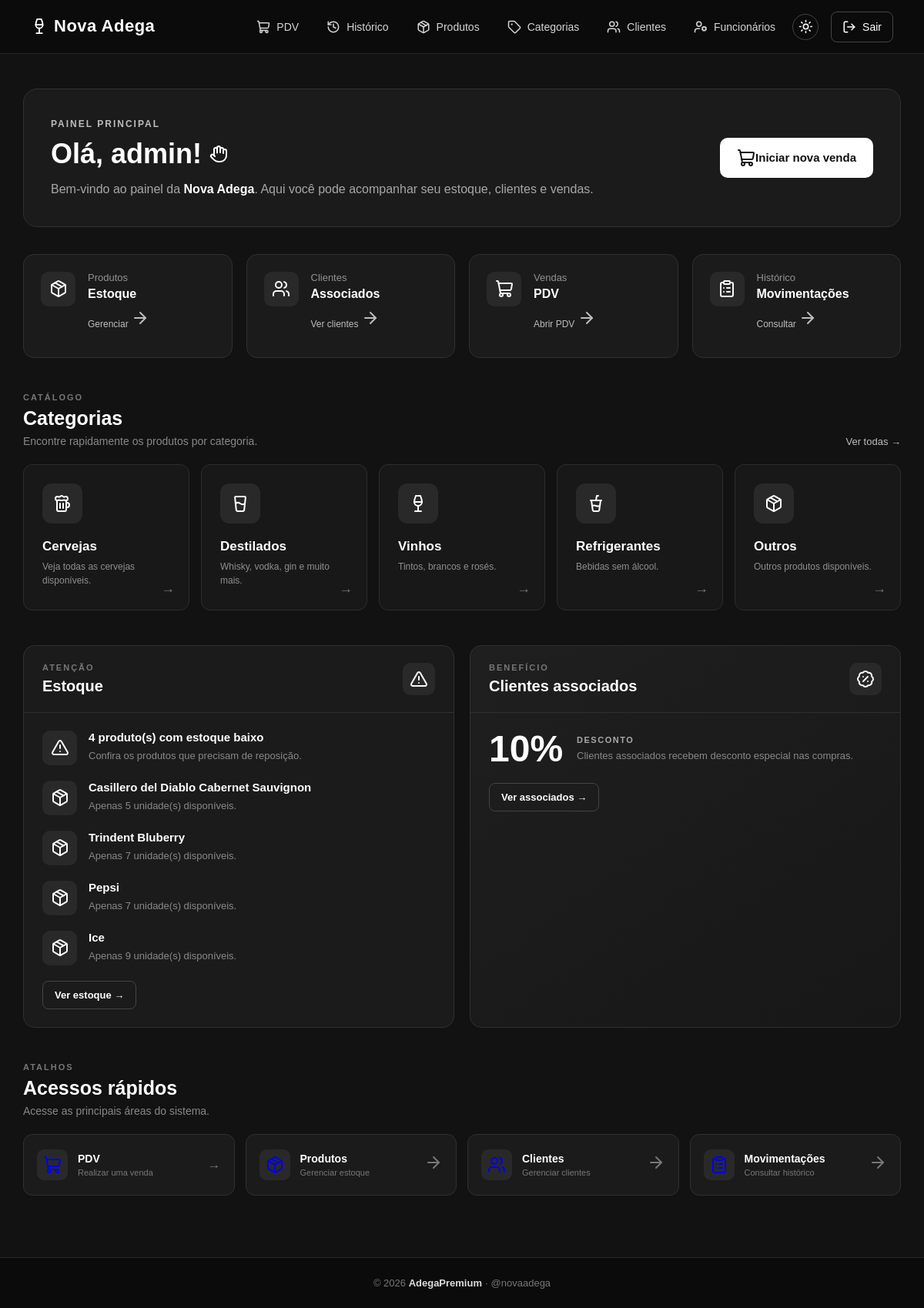
The app's page / (signed in), older data.
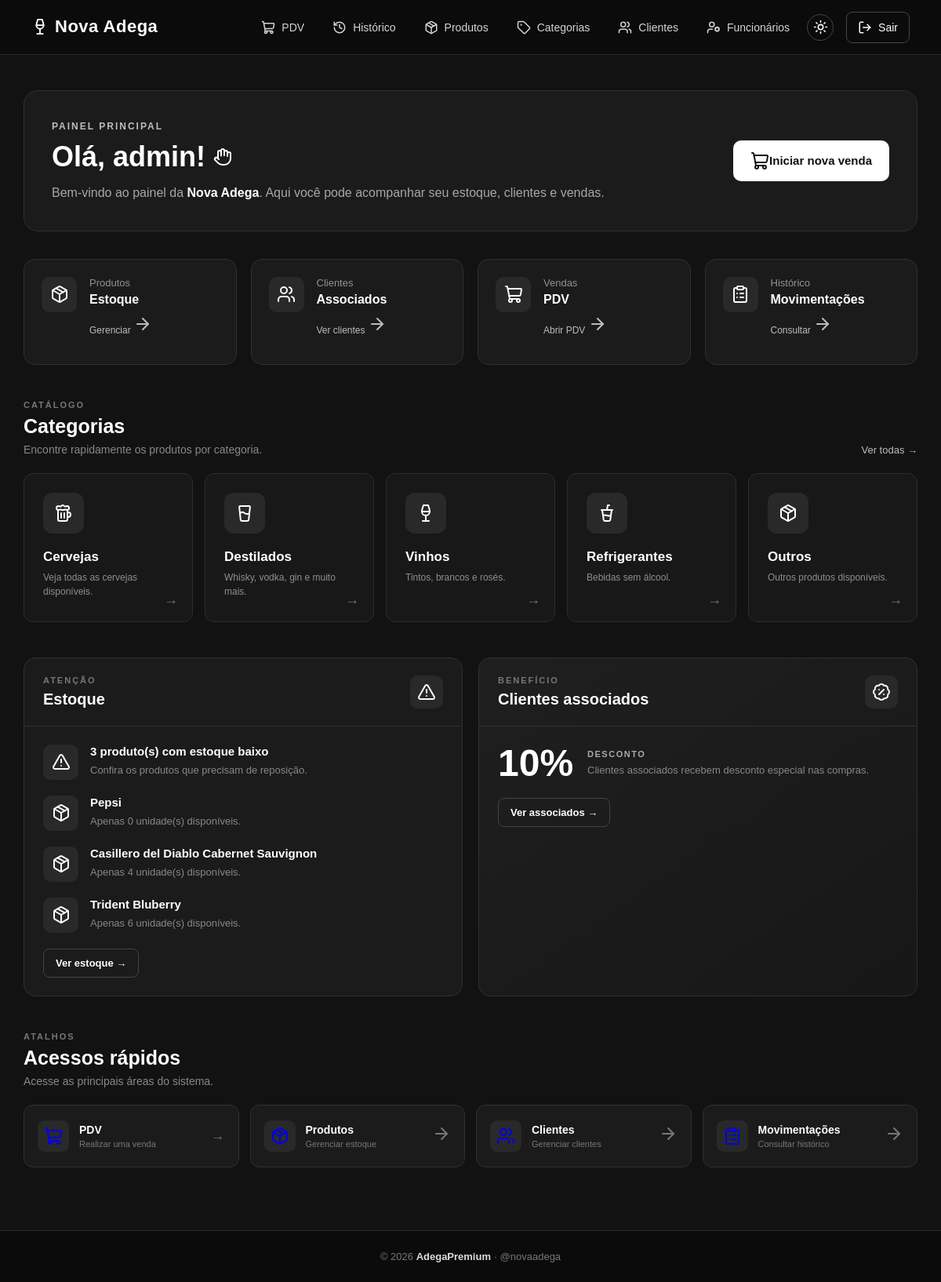
The same page, newer data.
### app/models/produto.py (models this page shows, shortened)
class Produto(Base):
    __tablename__ = "produtos"
    id = Column(Integer, primary_key=True, autoincrement=True, index=True)
    nome = Column(String(150), nullable=False, index=True)
    preco = Column(Float, nullable=False, default=0.0)
    estoque_atual = Column(Integer, nullable=False, default=0)
    ativo = Column(Boolean, default=True)
    imagem_path = Column(String(255), nullable=True)
    categoria_id = Column(Integer, ForeignKey("categorias.id", ondelete="SET NULL"), nullable=True )
    categoria = relationship("Categoria", back_populates="produtos")

### app/main.py (the view)
@app.get("/")
def tela_inicial(
    request: Request,
    usuario=Depends(get_usuario_opcional),
    db: Session = Depends(get_db)
):
    if usuario is None:
        return templates.TemplateResponse(
            request,
            "index.html",
            {"request": request}
        )
    consulta_estoque_baixo = (
        db.query(Produto)
        .filter(
            Produto.ativo == True,
            Produto.estoque_atual <= 10
        )
        .order_by(Produto.estoque_atual.asc())
    )
    total_estoque_baixo = consulta_estoque_baixo.count()
    produtos_estoque_baixo = (
        consulta_estoque_baixo
        .limit(5)
        .all()
    )
    return templates.TemplateResponse(
        request,
        "home.html",
        {
            "request": request,
            "usuario": usuario,
            "produtos_estoque_baixo": produtos_estoque_baixo,
            "total_estoque_baixo": total_estoque_baixo
        }
    )

### app/templates/home.html (shortened to what the changed rows need)
{% extends "base.html" %}
{% block content %}
<main class="home-container">
    <section class="boas-vindas">
        <div class="boas-vindas-texto">
            <h1>
                Olá, {{ usuario.nome }}!
                <i data-lucide="hand"></i>
            </h1>
        </div>
    </section>
    <section class="secao">
        <div class="titulo-secao">
            <div>
                <h2>Categorias</h2>
            </div>
        </div>
    </section>
    <section class="area-inferior">
        <div class="painel">
            <div class="painel-cabecalho">
                <div>
                    <h2>Estoque</h2>
                </div>
            </div>
            <div class="painel-conteudo">
                {% if total_estoque_baixo > 0 %}
                <div class="estoque-status">
                    <div class="status-icone">
                        <i data-lucide="alert-triangle"></i>
                    </div>
                    <div>
                        <strong>
                            {{ total_estoque_baixo }}
                            produto(s) com estoque baixo
                        </strong>
                        <p>
                            Confira os produtos que precisam de reposição.
                        </p>
                    </div>
                </div>
                {% for produto in produtos_estoque_baixo %}
                <div class="estoque-status">
                    <div class="status-icone">
                        <i data-lucide="package"></i>
                    </div>
                    <div>
                        <strong>{{ produto.nome }}</strong>
                        <p>
                            Apenas {{ produto.estoque_atual }}
                            unidade(s) disponíveis.
                        </p>
                    </div>
                </div>
                {% endfor %}
                {% endif %}
            </div>
        </div>
        <div class="painel painel-associados">
            <div class="painel-cabecalho">
                <div>
                    <h2>Clientes associados</h2>
                </div>
            </div>
        </div>
    </section>
    <section class="acessos-rapidos">
        <div class="titulo-secao">
            <div>
                <h2>Acessos rápidos</h2>
            </div>
        </div>
    </section>
</main>
{% endblock %}

Row changes from the older to the newer data that the page shows:
no longer on this page (row edited): Produto: nome "Ice", estoque_atual "9"
changed Produto "Pepsi": estoque_atual "7" → "0"; moves up the list
changed Produto "Casillero del Diablo Cabernet Sauvignon": estoque_atual "5" → "4"
changed Produto: nome "Trindent Bluberry" → "Trident Bluberry"; estoque_atual "7" → "6"
Text that changed along with them:
{{ total_estoque_baixo }}: "4" → "3"
